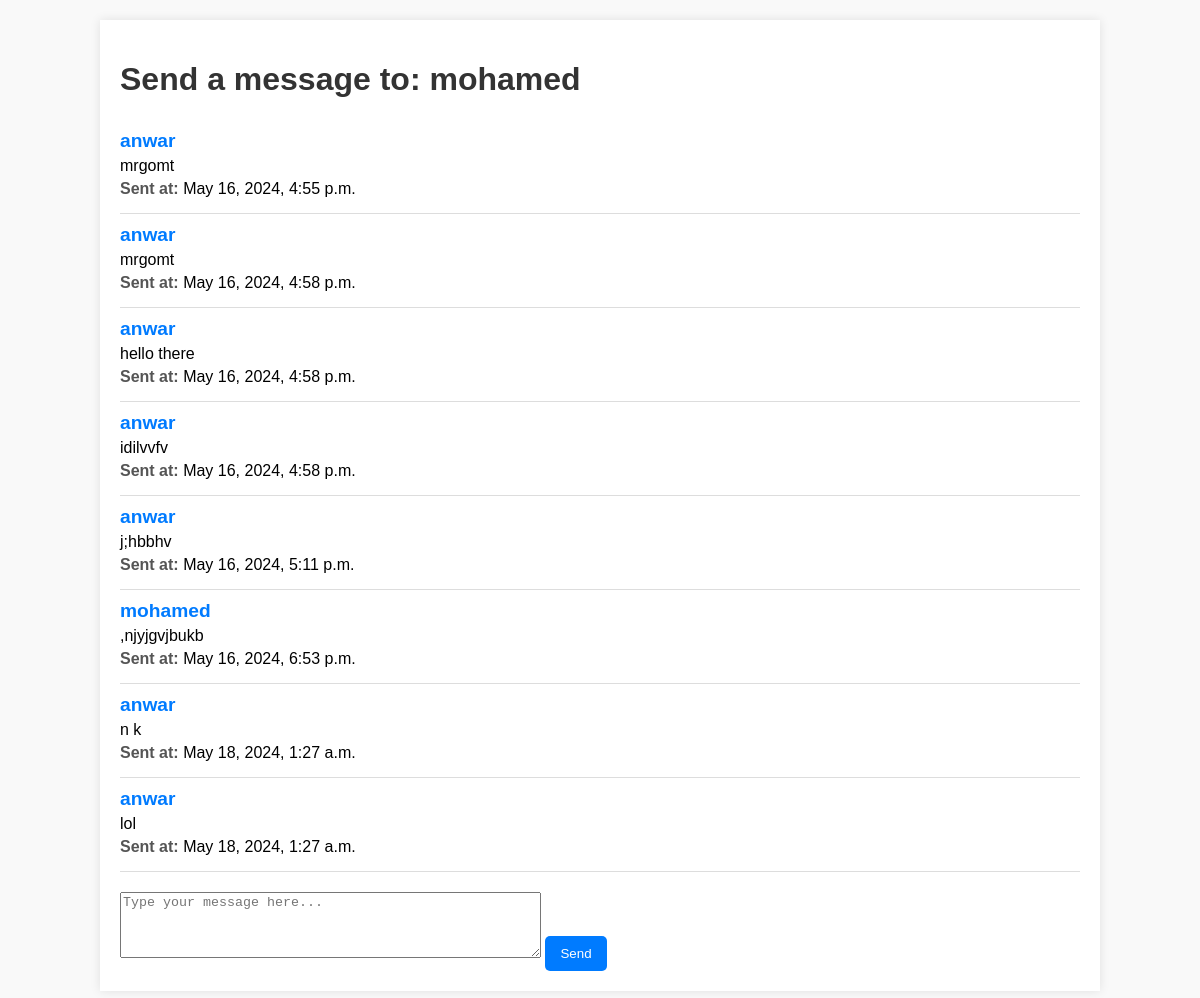
The app's page /message/6, older data.
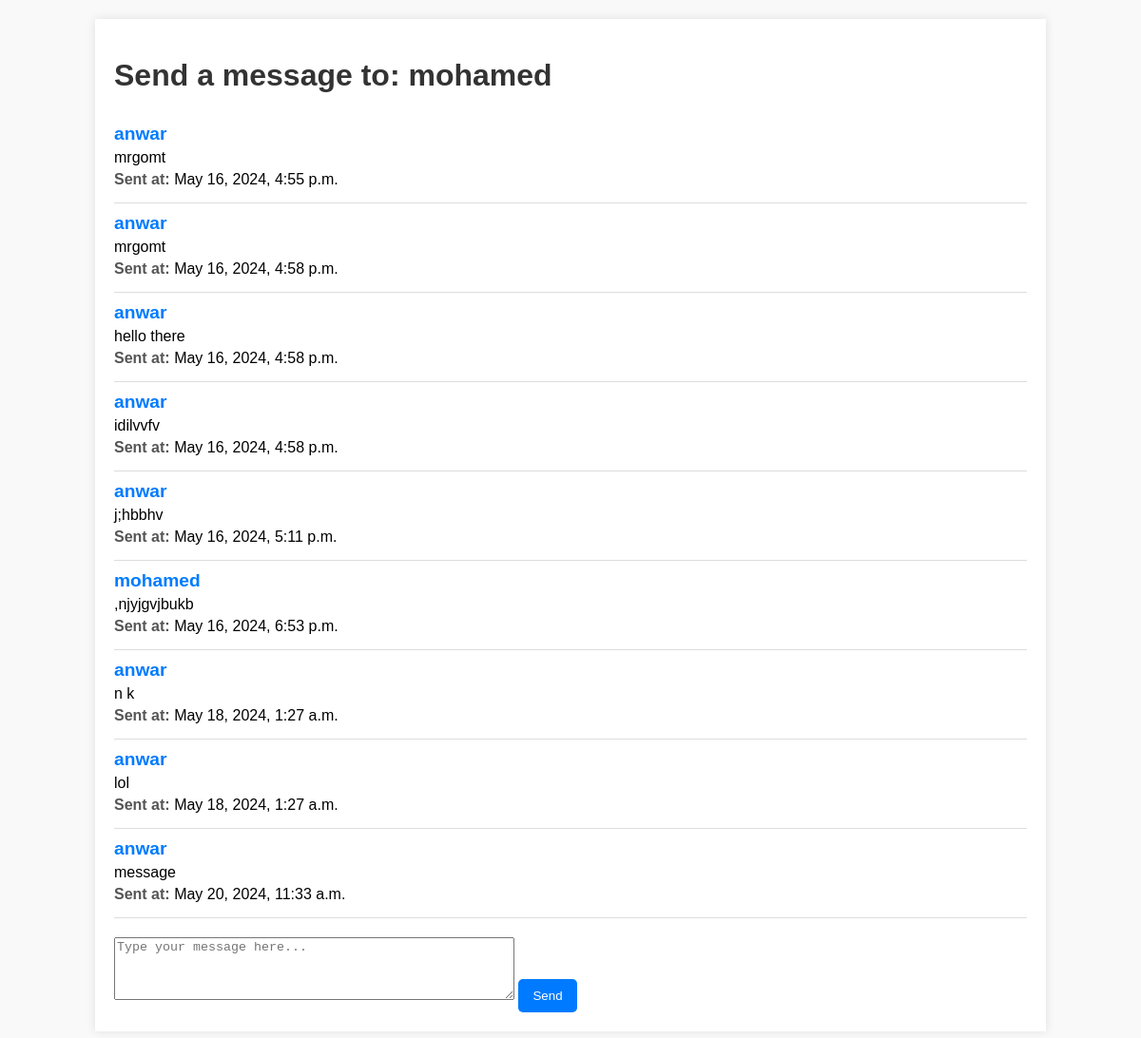
The same page, newer data.
### api/models.py (models this page shows, shortened)
class Message(models.Model):
    body=models.TextField()
    sender=models.ForeignKey(User,on_delete=models.CASCADE,related_name='sender')
    date=models.DateTimeField(auto_now_add=True)
    receiver=models.ForeignKey(User,on_delete=models.SET_NULL,related_name='receiver',null=True)

### api/views.py (the view)
# urls.py: path('message/<str:userid>',TanmirtMessage,name='message'),
def TanmirtMessage(request,userid):
    messages=Message.objects.all()
    receiver=User.objects.get(pk=userid)
    if request.method=='POST':
        form=MessageForm(request.POST)
        if form.is_valid():
            instance=form.save(commit=False)
            instance.sender=request.user
            instance.receiver=receiver
            instance.save()
            return redirect('message',userid=userid)
    else:
        form=MessageForm()
    context={'receiver':receiver , 'form':form,'messages':messages}
    return render(request,'messages.html',context)

### api/forms.py
class MessageForm(ModelForm):
    class Meta:
        model=Message
        fields=[
            'body'
        ]
        widgets = {
            'body': forms.Textarea(attrs={
                'class': 'form-control',
                'placeholder': 'Type your message here...',
                'rows': 4,
                'cols': 50
            }),
        }
        labels = {
            'body': '',
        }

### templates/messages.html (shortened to what this page needs)
<!DOCTYPE html>
<html lang="en">
<head>
    {%load static %}
    <link rel="stylesheet" href="{% static 'css/messages.css' %}">
</head>
<body>
    <div class="container">
        <h1>Send a message to: {{ receiver.username }}</h1>
        {% for message in messages %}
        <div class="message">
            <h1>{{ message.sender.username }}</h1>
            <p>{{ message.body }}</p>
            <p><strong>Sent at:</strong> {{ message.date }}</p>
        </div>
        {% endfor %}
        <form method="post">
            {{ form.body }}
            <button type="submit">Send</button>
        </form>
    </div>
</body>
</html>

Row changes from the older to the newer data that the page shows:
added Message: sender.username "anwar", body "message", date "May 20, 2024, 11:33 a.m."
